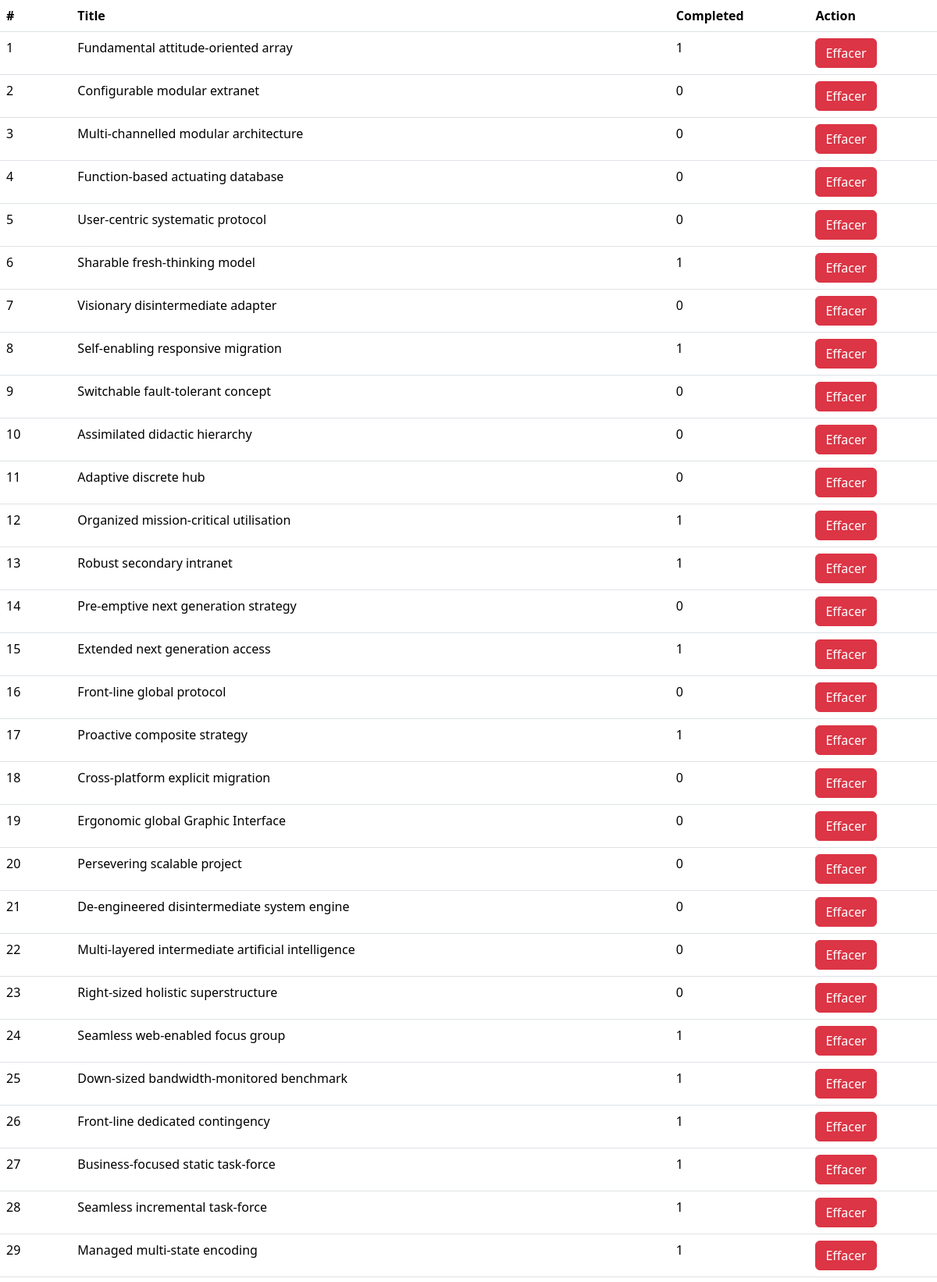
The page / (upper part) on the database its author committed.
### tables this page shows
CREATE TABLE "todos_tbl" (
	"id"	INTEGER,
	"title"	TEXT,
	"completed"	INTEGER,
	PRIMARY KEY("id" AUTOINCREMENT)
);

### tp10/app.py (the view)
@app.route("/")
def index():
    dao =TodoDAO("todos_db.db")
    l=dao.findAll()
    return render_template('todo_list.html',todos=l)

### tp10/TodoDAO.py (called while the page is built)
    def findAll(self):
        cur =self._con.cursor()
        res = cur.execute("SELECT * FROM todos_tbl")
        for id,title,completed in res.fetchall():
            t = Todo(id,title,completed)
            yield t

    def __del__(self):
        self._con.close()

### tp10/templates/todo_list.html (shortened to what this page needs)
<!DOCTYPE html>
<html lang="en">
<head>
    <link href="https://cdn.jsdelivr.net/npm/bootstrap@5.3.1/dist/css/bootstrap.min.css" rel="stylesheet">
</head>
<body>
    <table class="table">
        <thead>
            <tr>
                <th>#</th>
                <th>Title</th>
                <th>Completed</th>
                <th>Action</th>
            </tr>
        </thead>
        <tbody>
            {%for todo in todos%}
            <tr>
                <td>{{todo.id}}</td>
                <td>{{todo.title}}</td>
                <td>{{todo.completed}}</td>
                <td>
                    <a class="btn btn-danger" href="/delete/{{todo.id}}">Effacer</a>
                </td>
            </tr>
            {%endfor%}
        </tbody>
    </table>
</body>
</html>

### rows shown on the page
todos_tbl: id "1", title "Fundamental attitude-oriented array", completed "1"
todos_tbl: id "2", title "Configurable modular extranet", completed "0"
todos_tbl: id "3", title "Multi-channelled modular architecture", completed "0"
todos_tbl: id "4", title "Function-based actuating database", completed "0"
todos_tbl: id "5", title "User-centric systematic protocol", completed "0"
todos_tbl: id "6", title "Sharable fresh-thinking model", completed "1"
todos_tbl: id "7", title "Visionary disintermediate adapter", completed "0"
todos_tbl: id "8", title "Self-enabling responsive migration", completed "1"
todos_tbl: id "9", title "Switchable fault-tolerant concept", completed "0"
todos_tbl: id "10", title "Assimilated didactic hierarchy", completed "0"
todos_tbl: id "11", title "Adaptive discrete hub", completed "0"
todos_tbl: id "12", title "Organized mission-critical utilisation", completed "1"
todos_tbl: id "13", title "Robust secondary intranet", completed "1"
todos_tbl: id "14", title "Pre-emptive next generation strategy", completed "0"
todos_tbl: id "15", title "Extended next generation access", completed "1"
todos_tbl: id "16", title "Front-line global protocol", completed "0"
todos_tbl: id "17", title "Proactive composite strategy", completed "1"
todos_tbl: id "18", title "Cross-platform explicit migration", completed "0"
todos_tbl: id "19", title "Ergonomic global Graphic Interface", completed "0"
todos_tbl: id "20", title "Persevering scalable project", completed "0"
todos_tbl: id "21", title "De-engineered disintermediate system engine", completed "0"
todos_tbl: id "22", title "Multi-layered intermediate artificial intelligence", completed "0"
todos_tbl: id "23", title "Right-sized holistic superstructure", completed "0"
todos_tbl: id "24", title "Seamless web-enabled focus group", completed "1"
todos_tbl: id "25", title "Down-sized bandwidth-monitored benchmark", completed "1"
todos_tbl: id "26", title "Front-line dedicated contingency", completed "1"
todos_tbl: id "27", title "Business-focused static task-force", completed "1"
todos_tbl: id "28", title "Seamless incremental task-force", completed "1"
todos_tbl: id "29", title "Managed multi-state encoding", completed "1"
